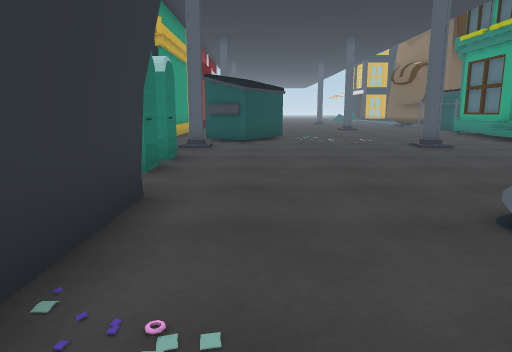
[1] (above)

20 first-person views from a walk through a 3-D level made in the Unity game engine. The camera is 1.2 m above the floor, tilts 10° down and sees 70° across. The floor is counted in squares, 1.2 m on a side. Each view is taken from the middle of a square. On the plan, view 1 faces up. The plan holds only what a view shows up to about 13 squares ahead; the rest is blank. The place goes on beyond the plan. The player is left out. Some animated figures are left out. Some surface patterns are stand-ins.

[2]
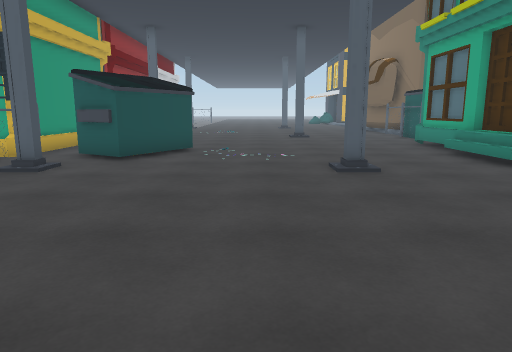

[3]
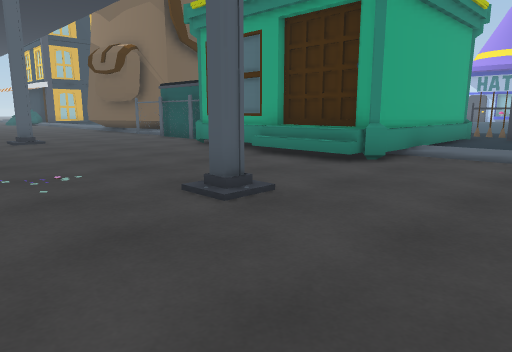

[4]
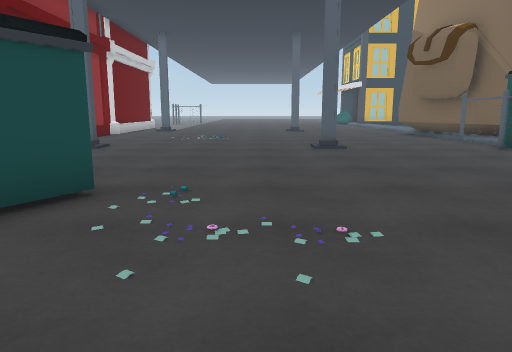

[5]
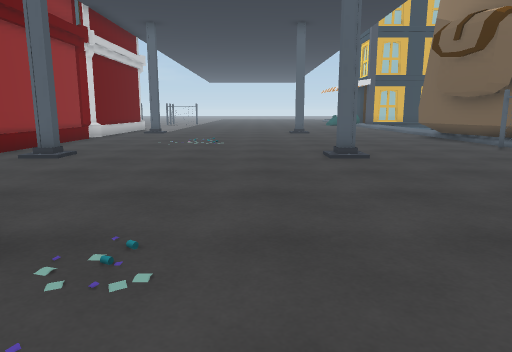

[6]
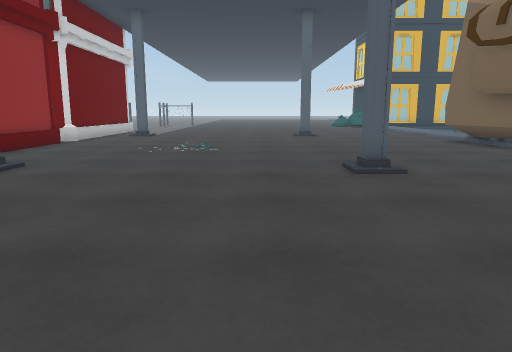

[7]
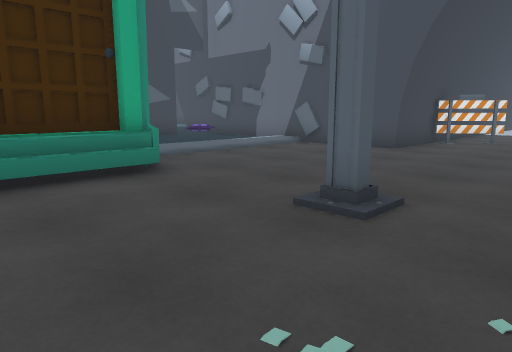

[8]
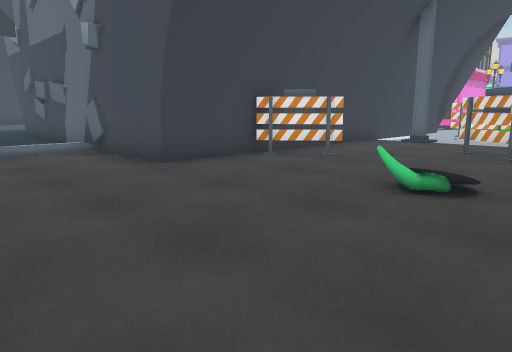

[9]
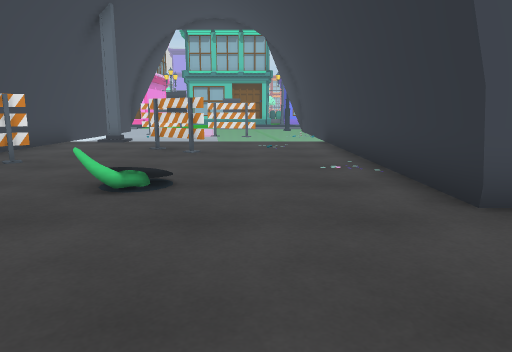

[10]
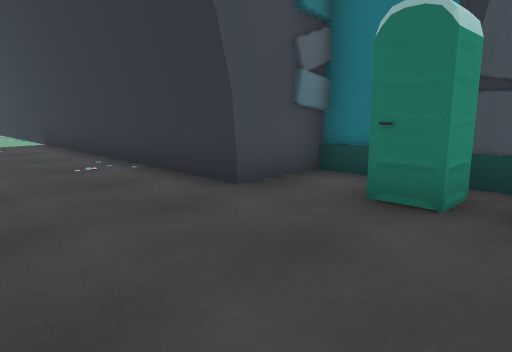

[11]
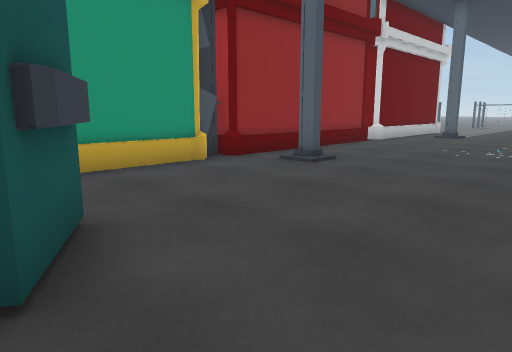

[12]
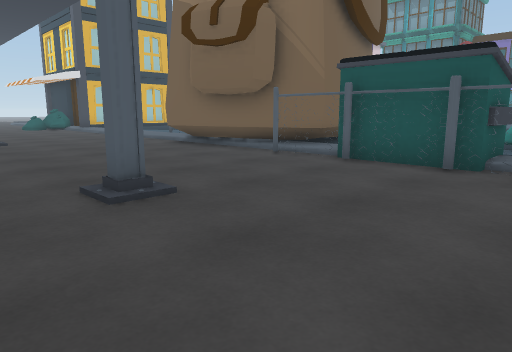

[13]
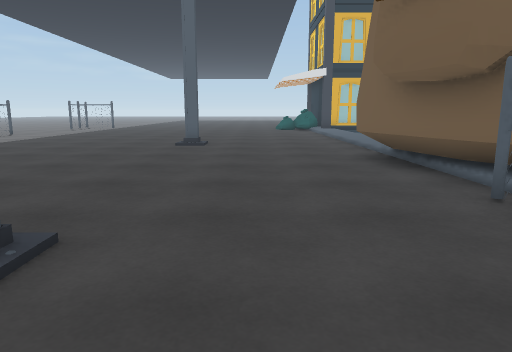

[14]
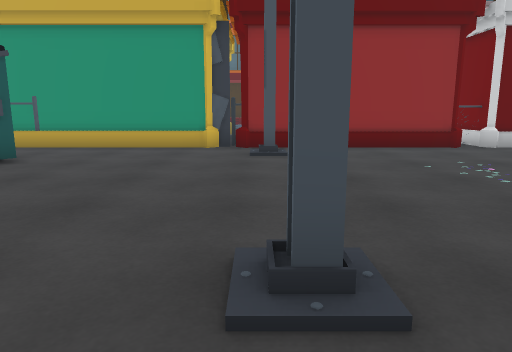

[15]
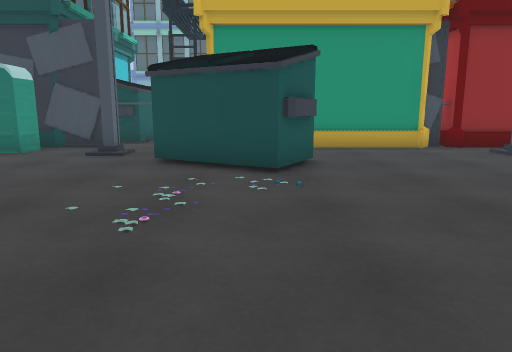

[16]
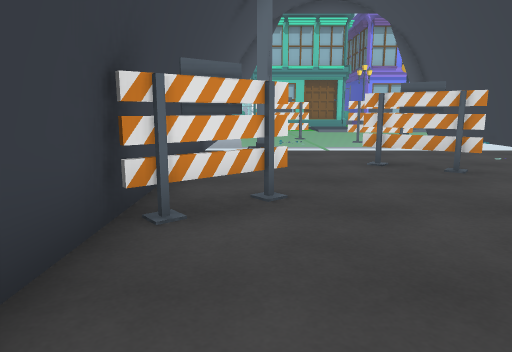

[17]
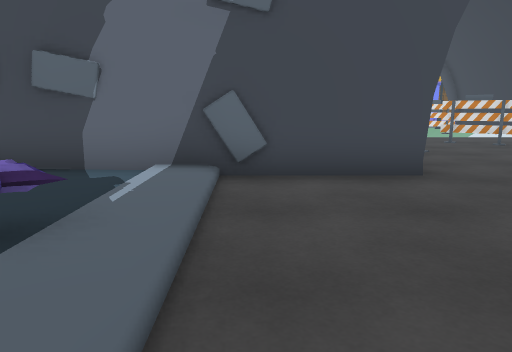

[18]
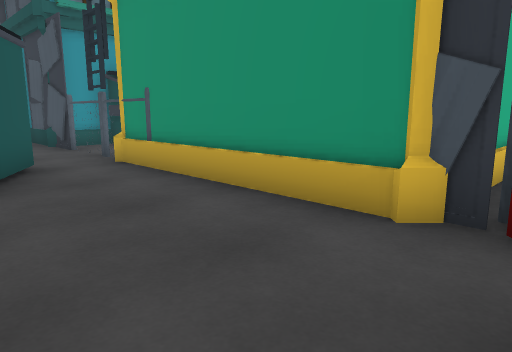

[19]
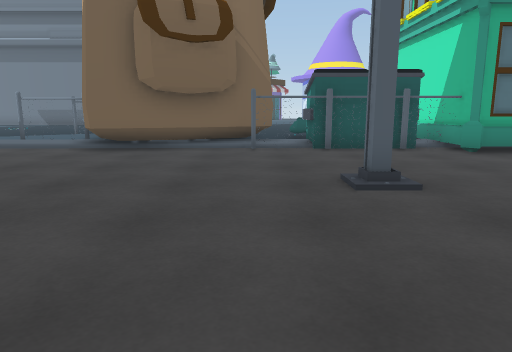

[20]
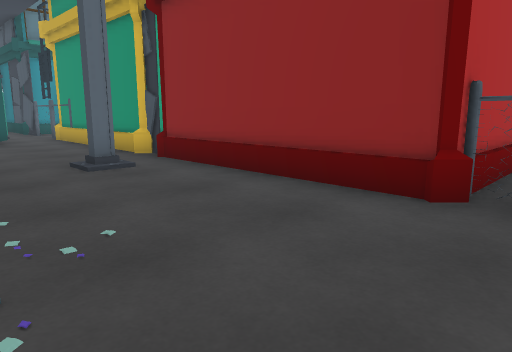

### Floor plan
Key: @ floor where view 1 was taken; # wall or solid block; x gap in a wall; . main floor; : floor 0.25 m higher than the main floor; + floor 0.75 m higher than the main floor; / step, stairs or slope; ^ raised ledge; O other object.
Columns run from 7 left of view 1 to 13 right of it. Each row starts with its distance up from view 1.
 27   #O#.............O
 26 ^^^x.............#
 25    #.............#
 24    #.............#
 23    #.............##
 22    #.............O##
 21    #.............O:
 20    #x.......#....OO
 19 ^^^#.............OO
 18    #.............OO.O
 17    #............#O##
 16    #............#
 15    #...O........#
 14    #..#OO.......##
 13    #..OO........+#
 12     O.O.........+#
 11   ..O...........+####
 10  OO.O.......#.....:..
  9  OO.#.............:..
  8   ###O............:..
  7    #.O............:O.
  6    #.O............:..
  5    #..............:..
  4    ####...O...#######
  3       #..//...#
  2       O.......#
  1       #......O#
  0       #@......#
 -1       #...O...#
 -2       #...OO..#
 -3       #.......#
 -4       #.......#
 -5       #      x#

Positions as (right, up) in squares from view 1, and headings:
1: (0, 0), facing up
2: (3, 3), facing up
3: (2, 7), facing up-right
4: (3, 10), facing up
5: (3, 12), facing up
6: (3, 14), facing up
7: (3, 14), facing down-right
8: (1, 8), facing down-right
9: (1, 8), facing down
10: (2, 8), facing down-left
11: (3, 14), facing up-left
12: (3, 16), facing up-right
13: (7, 18), facing up
14: (7, 20), facing left
15: (7, 14), facing left
16: (6, 5), facing down
17: (10, 10), facing down
18: (0, 20), facing down-left
19: (0, 22), facing right
20: (1, 27), facing down-left
